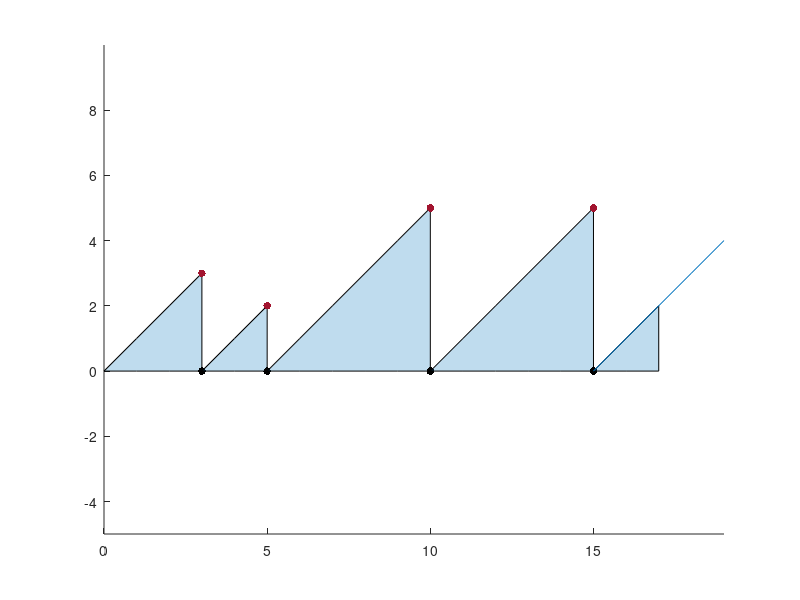

This figure's MATLAB source: (Note: this script raises an error after producing the figure.)
%% Mean Idleness
X = randi([2,5],1,5);
I=[];
l=0;
figure()
hold on
axis equal
for x = X(1:end-1)
    I = [I 0:x];
   area(l:l+x,0:x,'FaceColor',[0, 0.4470, 0.7410],'FaceAlpha',0.25)
   scatter(l+x,x,30,[0.6350, 0.0780, 0.1840],'filled')
   scatter(l+x,0,30,[0, 0, 0],'filled')
   l=l+x;
end
I = [I 0:X(end)/2];
area(l:l+X(end)/2,0:X(end)/2,'FaceColor',[0, 0.4470, 0.7410],'FaceAlpha',0.25)
plot(l:l+X(end),0:X(end),'Color',[0, 0.4470, 0.7410])

l=l+X(end);

yline(mean(X),'--','Color',[0.6350, 0.0780, 0.1840],'LineWidth',1)
yline(mean(I),'--','Color',[0, 0.4470, 0.7410],'LineWidth',1)

ylim([0,max(X)+1])
xlim([0,l+1])

%% Compared Time
TcO = [31 13 11 5 3 3 1];
TcS = [31.113 13.654 10.291 5.564 3.218 3.148 1.674];

TlO = [17 9 5 3 1];
TlS = [16.998 9.878 5.247 2.997 1.812];

ToO = [13 7 5 1];
ToS = [12.998 7.017 4.684 1.000];

T = mean([TcS-TcO, TlS-TlO, ToS-ToO]);

figure()
plot(abs(TcO-TcS))
hold on
plot(abs(TlO-TlS))
plot(abs(ToO-ToS))

figure()
plot((TcS./TcO)-1)
hold on
plot((TlS./TlO)-1)
plot((ToS./ToO)-1)

%% Compared idleness
IcO = [11.478 4.295 2.395 1.100 0.583 0.361 0.250];
IcS = [11.517 4.486 2.562 1.272 0.688 0.422 0.264];

IlO = [6.224 2.169 0.875 0.417 0.188];
IlS = [6.228 2.551 0.976 0.515 0.248];

IoO = [4.753 1.687 0.657 0.143];
IoS = [4.755 1.870 0.775 0.206];

I = mean([IcS(1:end-1)./IcO(1:end-1), IlS(1:end-1)./IlO(1:end-1), IoS(1:end-1)./IoO(1:end-1)])-1;

figure()
plot(abs(IcO-IcS))
hold on
plot(abs(IlO-IlS))
plot(abs(IoO-IoS))

figure()
plot((IcS./IcO)-1)
hold on
plot((IlS./IlO)-1)
plot((IoS./IoO)-1)

%% Steps REAL
I = [38.113 18.718 11.905 8.289 6.115 4.682 3.664 2.908 2.337 1.888];
T = [135.849 64.100 44.468 32.683 25.651 21.070 17.783 15.170 13.067 11.326];
D = [28.908 13.687 8.356 5.999 4.073 3.087 2.470 1.960 1.263 0.970];

Dd = mean(I./D)-1;

Id = I(1:end-1)./I(2:end)-1;
Td = T(1:end-1)./T(2:end)-1;

figure()


%yyaxis left
plot(Id,'linewidth',1)
%ylabel('$\Delta\overline{\mathcal{I}_{\mathcal{G}}}$ [\%]','interpreter','latex','FontSize', 25)
hold on
%yyaxis right
plot(Td,'linewidth',1)
ylabel('$\Delta_{\%}$','interpreter','latex','FontSize', 25)
xlabel('$\Delta n_p$','interpreter','latex','FontSize', 20)
grid on
ax = gca;
ax.XLabel.FontSize = 18;
ax.YLabel.FontSize = 18;
legend('$\Delta \overline{\mathcal{I}_c}_{\%}$','$\Delta \overline{T_c}_{\%}$')
ax.Legend.Interpreter = 'latex'; 
ax.Legend.FontSize = 10;
ax.Legend.Box = 'on';
ax.Legend.Location = 'southeast';


